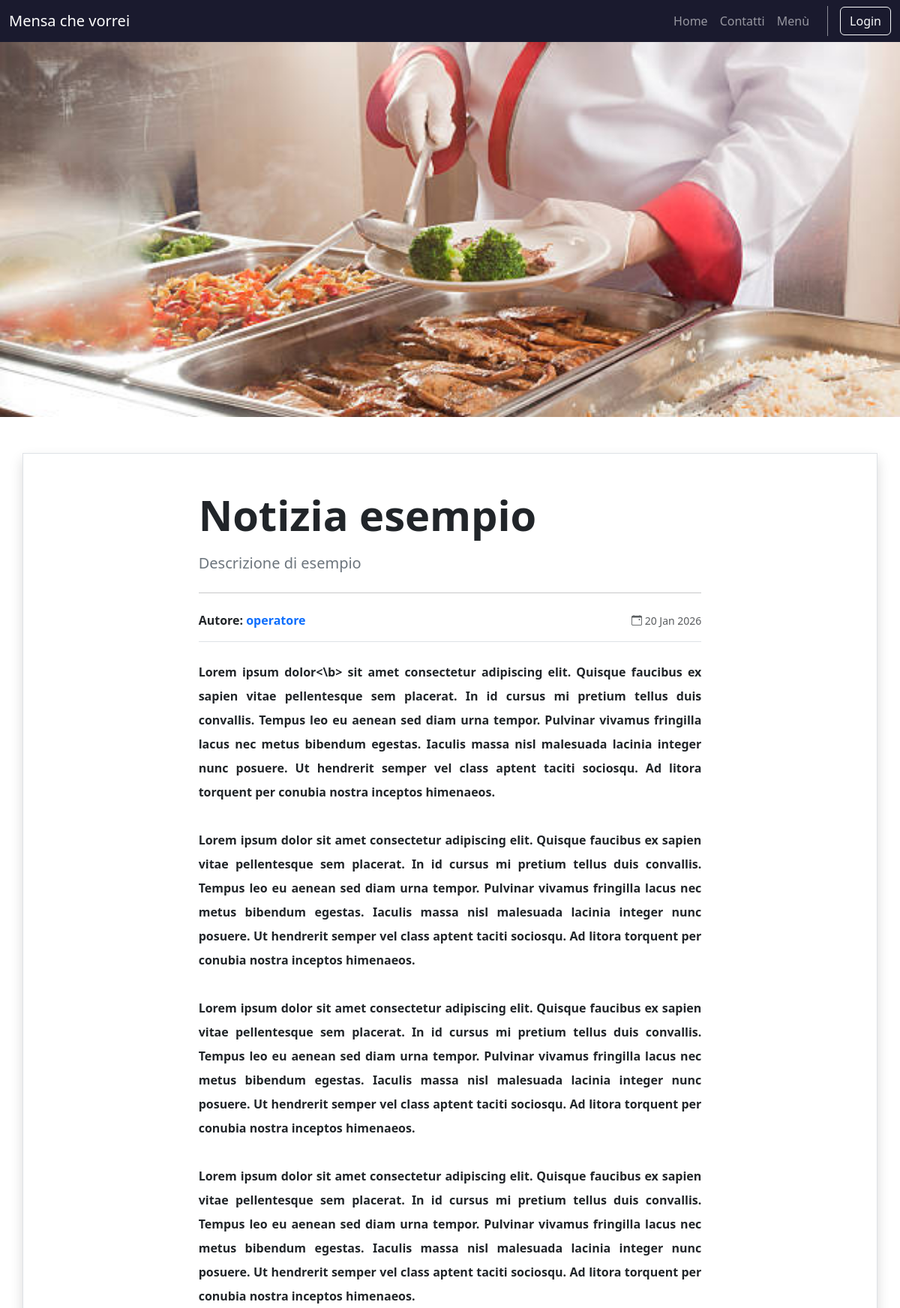
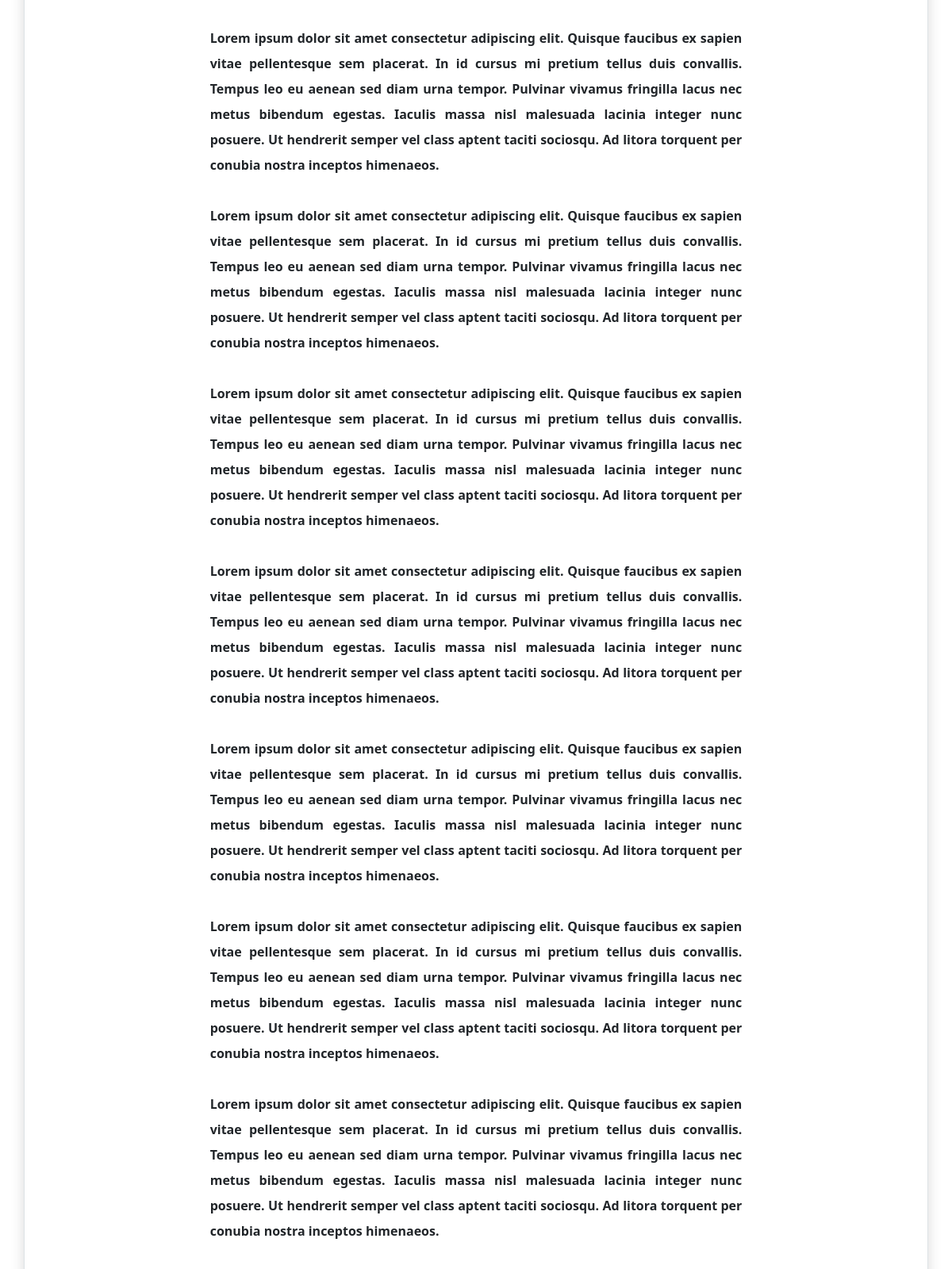
Screenshot of /Sito/notizia.php?id=2 (upper part) with the database file from the repository (2 pictures, top to bottom).
### tables this page shows
CREATE TABLE `notizie` (
  `id` int(11) NOT NULL,
  `titolo` varchar(255) NOT NULL,
  `descrizione` varchar(500) DEFAULT NULL,
  `contenuto` text NOT NULL,
  `immagine` varchar(255) DEFAULT NULL,
  `dataPubblicazione` timestamp NOT NULL DEFAULT current_timestamp(),
  `autore` varchar(30) DEFAULT NULL,
  `attiva` tinyint(1) NOT NULL DEFAULT 1
);

### Sito/notizia.php (the view, shortened to what this page needs)
<!DOCTYPE html>
<html lang="it">
<head>
    <link href="https://cdnjs.cloudflare.com/ajax/libs/bootstrap/5.3.2/css/bootstrap.min.css" rel="stylesheet">
    <link href="https://cdnjs.cloudflare.com/ajax/libs/bootstrap-icons/1.11.0/font/bootstrap-icons.min.css"rel="stylesheet">
    <link href="css/custom.css" rel="stylesheet">
</head>
<body>
    <?php
        include 'component/navbar.php';
        $id = isset($_GET["id"]) ? (int) $_GET["id"] : 0;
        $notizie = [];
        try {
            $stmt = $conn->prepare("CALL GetNotiziaById(:id)");
            $stmt->bindParam(':id', $id, PDO::PARAM_INT);
            $stmt->execute();
            $notizie = $stmt->fetchAll();
        } catch (PDOException $e) {
            $notizie = [];
        }
    ?>
    <?php if (empty($notizie) || !$notizie[0]["attiva"]): ?>
        <div class="container-lg my-5">
            <div class="row">
                <div class="col-12">
                    <div class="alert alert-danger text-center" role="alert">
                        <div class="mb-3">
                            <i class="bi bi-exclamation-triangle" style="font-size: 3rem;"></i>
                        </div>
                        <h4 class="alert-heading">Notizia non trovata</h4>
                        <p class="mb-3">La notizia che stai cercando non esiste o è stata rimossa.</p>
                        <hr>
                        <a href="index.php" class="btn btn-outline-danger">
                            <i class="bi bi-arrow-left"></i> Torna alle notizie
                        </a>
                    </div>
                </div>
            </div>
        </div>
    <?php else: ?>
        <?php if($notizie[0]['immagine']): ?>
        <div class="position-relative overflow-hidden">
            <img src="<?= htmlspecialchars($notizie[0]['immagine']) ?>" alt="<?= htmlspecialchars($notizie[0]['titolo']) ?>"
                class="img-fluid w-100" style="max-height: 500px; object-fit: cover;">
        </div>
        <?php endif?>
        <div class="container-lg my-5">
            <div class="row mb-5 border p-5 shadow" >
                <div class="col-lg-8 mx-auto">
                    <h1 class="display-4 fw-bold mb-3 text-dark">
                        <?= htmlspecialchars($notizie[0]['titolo']) ?>
                    </h1>
                    <p class="fs-5 text-secondary fw-normal mb-4 lead">
                        <?= htmlspecialchars($notizie[0]['descrizione']) ?>
                    </p>
                    <hr class="my-4">
                    <div class="d-flex align-items-center justify-content-between mb-4 pb-3 border-bottom">
                        <div>
                            <p class="mb-0">
                                <strong>Autore:</strong>
                                <span class="text-primary fw-bold">
                                    <?= htmlspecialchars($notizie[0]['autore']) ?>
                                </span>
                            </p>
                        </div>
                        <?php if (!empty($notizie[0]['dataPubblicazione'])): ?>
                            <div class="text-muted small">
                                <i class="bi bi-calendar-event"></i>
                                <?= date('d M Y', strtotime($notizie[0]['dataPubblicazione'])) ?>
                            </div>
                        <?php endif; ?>
                    </div>
                    <article class="lh-lg mb-5">
                        <p class="fs-6" style="text-align: justify;">
                            <?= nl2br($notizie[0]['contenuto']) ?>
                        </p>
                    </article>
                </div>
            </div>
        </div>
    <?php endif; ?>
</body>
</html>

### Sito/notizia.php (style rules this page uses)
img { height: 500px; object-fit: cover; object-position: center; }

### rows the page displays
notizie: immagine (picture), titolo "Notizia esempio", descrizione "Descrizione di esempio", autore "operatore", dataPubblicazione "20 Jan 2026", contenuto "Lorem ipsum dolor<\\b> sit amet consectetur adipiscing elit. Quisque faucibus ex sapien vitae pellentesque sem placerat. In id cursus mi pretium tellus duis convallis. Tempus leo eu aenean sed diam urna tempor. Pulvinar vivamus fringilla lacus nec metus bibendum egestas. Iaculis massa nisl malesuada lacinia integer nunc posuere. Ut hendrerit semper vel class aptent taciti sociosqu. Ad litora torquent per conubia nostra inceptos himenaeos. Lorem ipsum dolor sit amet consectetur adipiscing elit. Quisque faucibus ex sapien vitae pellentesque sem placerat. In id cursus mi pretium tellus duis convallis. Tempus leo eu aenean sed diam urna tempor. Pulvinar vivamus fringilla lacus nec metus bibendum…"
